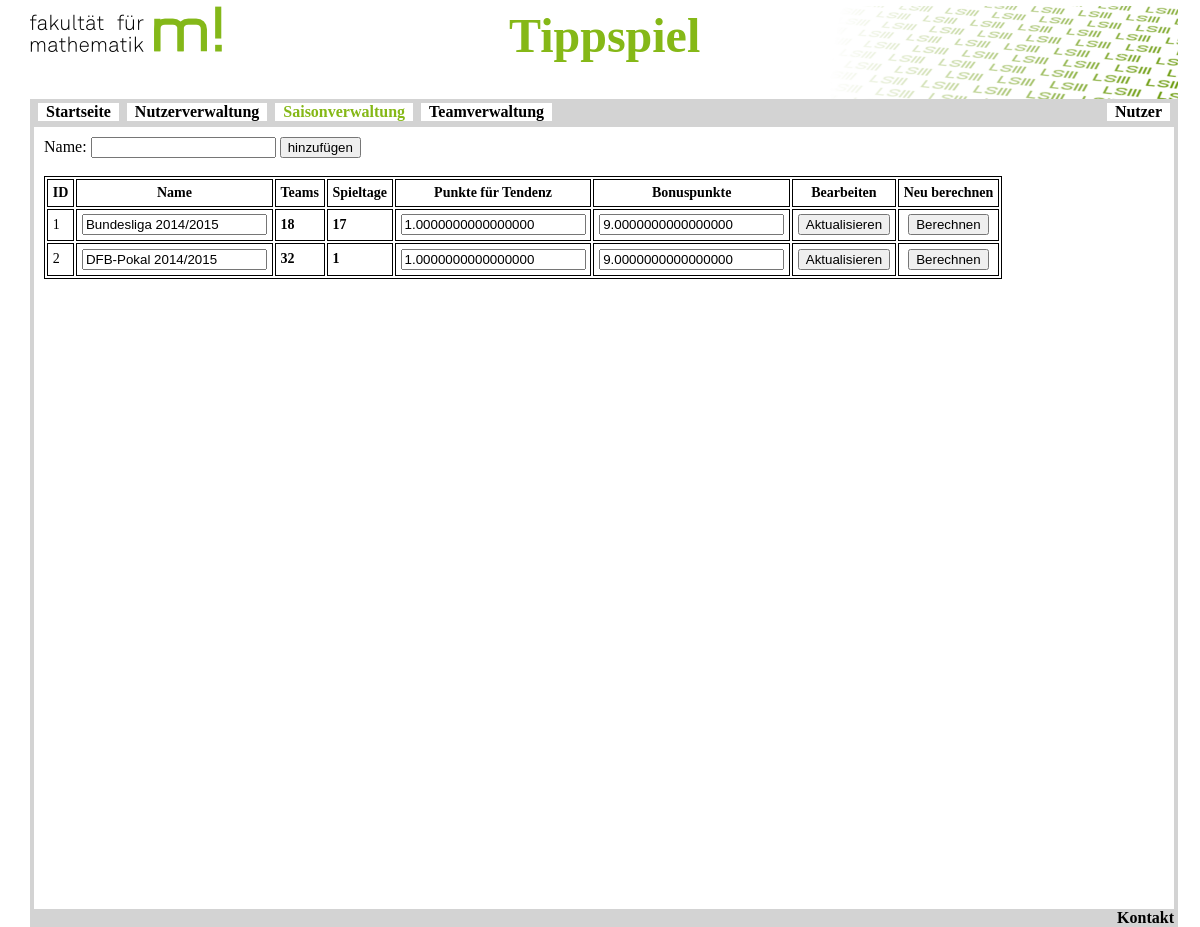
The app's page /admin/addseason.php with its own data.
### tables this page shows
CREATE TABLE `season` (
  `id` int(11) NOT NULL AUTO_INCREMENT,
  `name` varchar(45) NOT NULL,
  `teams` tinyint(4) DEFAULT '0',
  `matchdays` tinyint(4) DEFAULT '0',
  `current_matchday` tinyint(4) DEFAULT '0',
  `right_tendency` decimal(18,16) NOT NULL DEFAULT '1.0000000000000000',
  `bonus_points` decimal(18,16) NOT NULL DEFAULT '9.0000000000000000',
  `status` tinyint(4) DEFAULT '0',
  PRIMARY KEY (`id`),
  UNIQUE KEY `name_UNIQUE` (`name`)
);

### admin/addseason.php (the view, shortened to what this page needs)
<!DOCTYPE html>
<html>
  <head>
    <link rel="stylesheet" href="../style.css" />
  </head>
  <body>
    <header>
      <img class="left" src="../img/m_schrift.png" alt="logo-m!" /><span style="margin-left:25%;"><font size=8 color=#85B817><b>Tippspiel</b></font></span><img class="right" src="../img/lehrstuhl3.png" alt="logo-ls3" />
    </header>
    <nav>
      <ul class="nav">
        <li class="nav"><a class="nav" href = "index.php">Startseite</a></li>
        <li class="nav"><a class="nav" href = "adduser.php">Nutzerverwaltung</a></li>
        <li class="nav"><a class="nav_current" href = "addseason.php">Saisonverwaltung</a></li>
        <li class="nav"><a class="nav" href = "addteam.php">Teamverwaltung</a></li>
        <span style="float:right;"><li class="nav"><a class="nav" href="../index.php"><b>Nutzer</b></a></li></span>
      </ul>
    </nav>
    <section class="content">
      <section class="full">
        <article class="news">
          <form action="addseason_submit.php" method="post">
            Name: <input type="text" name="name">
            <input type="submit" value="hinzuf&uuml;gen">
          </form><br>
          <?php
          include 'connect.php';
          $season = mysqli_query( $con,"SELECT * FROM season");
          echo '<table border="1">';
          echo "<th><b>ID</b></th>";
          echo "<th><b>Name</b></th>";
          echo "<th><b>Teams</b></th>";
          echo "<th><b>Spieltage</b></th>";
          echo "<th><b>Punkte f&uuml;r Tendenz</b></th>";
          echo "<th><b>Bonuspunkte</b></th>";
          echo "<th><b>Bearbeiten</b></th>";
          echo "<th><b>Neu berechnen</b></th>";
          while ($zeile = mysqli_fetch_array( $season, MYSQL_ASSOC))
          {
            echo "<tr><form method='post' action='edit_season.php'>";
            echo "<td>". $zeile[id] . "</td>";
            echo "<td><input required name='name' type='text' value='" . $zeile['name'] . "'></input></td>";
            echo "<td><a href='addteamtoseason.php?season_id=" . $zeile['id'] . "'>". $zeile['teams'] . "</a></td>";
            echo "<td><a href='addmatchday.php?season_id=" . $zeile['id'] . "'>" . $zeile['matchdays'] . "</a></td>";
            echo "<td><input required name='tendency' type='text' value='". $zeile['right_tendency'] . "'></input></td>";
            echo "<td><input required name='points' type='text' value='". $zeile['bonus_points'] . "'></input></td>";
            echo "<td><input required type='hidden' name='id' value='". $zeile[id] . "'><input type='submit' value='Aktualisieren'></td></form>";
            echo '<form action="recalculate_season.php" method="post"><td align="center"><input type="hidden" name="season_id" value="' . $zeile[id] . '"><input type="submit" value="Berechnen"></td></form></tr>';
          }
          echo "</table>";
          ?>
          <br><br>
        </article>
      </section>
    </section>
    <footer>
      <a href="mailto:mirco.altenbernd@mathematik.tu-dortmund.de">Kontakt</a>
    </footer>
  </body>
</html>

### style.css (style rules this page uses)
ul.nav { display: inline; }
li.nav { display: inline; float: left; background-color: White; margin-left: 0; margin-right: 0; padding-left: 0.5em; padding-right: 0.5em; border: 4px solid #D3D3D3; }
a { text-decoration: none; font-weight: bold; }
a:link, a:visited { color: black; }
a.nav { background-color: #FFFFFF; }
a.nav_current { color:#85B817; text-decoration: none; font-weight: bold; }
table, th, td { border: 1px solid black; font-size: 14px; }
td, th { padding: 0.3rem; }
html { width: 95%; height: 100%; margin: 0 auto; border: 0px solid red; }
body { width: 100%; height: 100%; position: relative; margin: 0 auto; border: 0px solid green; }
header { height: 93px; position: relative; margin-right: -8px; margin-top:4px; padding-top: 2px; }
nav { position: relative; width:100%; height:28px; background-color: #D3D3D3; border-left: 4px solid #D3D3D3; border-right: 4px solid #D3D3D3; }
section.content { position: relative; overflow:hidden; width: 100%; min-height: 100%; height:auto; border-left: 4px solid #D3D3D3; border-right: 4px solid #D3D3D3; }
section.full { position: relative; width: 100%; border: 0px solid yellow; }
article.news { margin:5px; margin-bottom: 10px; padding:5px; }
footer { position: fixed; bottom:0; left:2.5%; width: 95%; background-color: #D3D3D3; border-left: 4px solid #D3D3D3; border-right: 4px solid #D3D3D3; text-align: right; }
img.right { float:right; }

### records on screen
season: id "1", name "Bundesliga 2014/2015", teams "18", matchdays "17", tendency "1.0000000000000000", points "9.0000000000000000"
season: id "2", name "DFB-Pokal 2014/2015", teams "32", matchdays "1", tendency "1.0000000000000000", points "9.0000000000000000"
